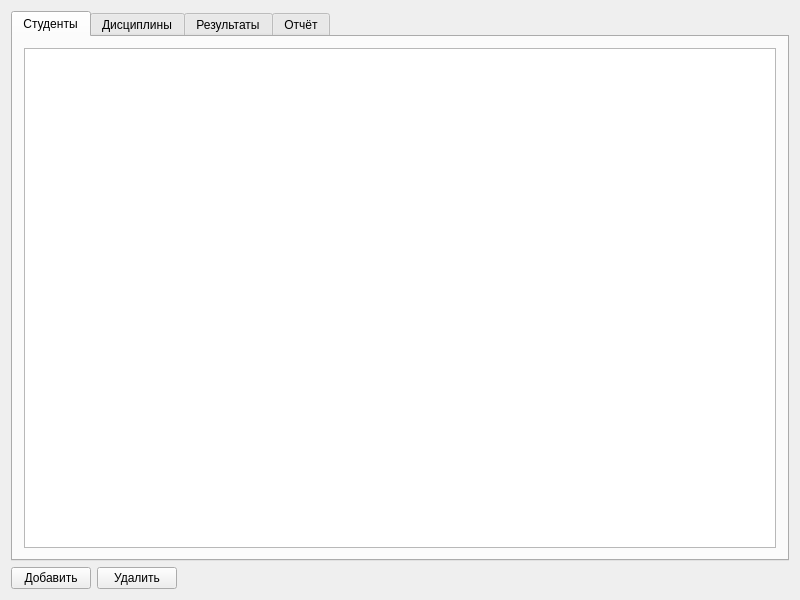
<?xml version="1.0" encoding="UTF-8"?>
<ui version="4.0">
 <class>MainWindow</class>
 <widget class="QMainWindow" name="MainWindow">
  <property name="geometry">
   <rect>
    <x>0</x>
    <y>0</y>
    <width>800</width>
    <height>600</height>
   </rect>
  </property>
  <widget class="QWidget" name="centralWidget">
   <layout class="QVBoxLayout" name="verticalLayout">
    <item>
     <widget class="QTabWidget" name="tabWidget">
      <property name="currentIndex">
       <number>0</number>
      </property>
      <widget class="QWidget" name="tabStudents">
       <attribute name="title">
        <string>Студенты</string>
       </attribute>
       <layout class="QVBoxLayout" name="verticalLayout_2">
        <item>
         <widget class="QTableView" name="studentsView"/>
        </item>
       </layout>
      </widget>
      <widget class="QWidget" name="tabCourses">
       <attribute name="title">
        <string>Дисциплины</string>
       </attribute>
       <layout class="QVBoxLayout" name="verticalLayout_3">
        <item>
         <widget class="QTableView" name="coursesView"/>
        </item>
       </layout>
      </widget>
      <widget class="QWidget" name="tabResults">
       <attribute name="title">
        <string>Результаты</string>
       </attribute>
       <layout class="QVBoxLayout" name="verticalLayout_4">
        <item>
         <widget class="QTableView" name="resultsView"/>
        </item>
       </layout>
      </widget>
      <widget class="QWidget" name="tabReport">
       <attribute name="title">
        <string>Отчёт</string>
       </attribute>
       <layout class="QVBoxLayout" name="verticalLayout_5">
        <item>
         <widget class="QPushButton" name="reportButton">
          <property name="text">
           <string>Сформировать отчёт</string>
          </property>
         </widget>
        </item>
       </layout>
      </widget>
     </widget>
    </item>
    <item>
     <layout class="QHBoxLayout" name="horizontalLayout">
      <item>
       <widget class="QPushButton" name="addButton">
        <property name="text">
         <string>Добавить</string>
        </property>
       </widget>
      </item>
      <item>
       <widget class="QPushButton" name="deleteButton">
        <property name="text">
         <string>Удалить</string>
        </property>
       </widget>
      </item>
      <item>
       <spacer name="horizontalSpacer">
        <property name="orientation">
         <enum>Qt::Horizontal</enum>
        </property>
        <property name="sizeHint" stdset="0">
         <size>
          <width>40</width>
          <height>20</height>
         </size>
        </property>
       </spacer>
      </item>
     </layout>
    </item>
   </layout>
  </widget>
 </widget>
 <layoutdefault spacing="6" margin="11"/>
 <resources/>
 <connections/>
</ui>
